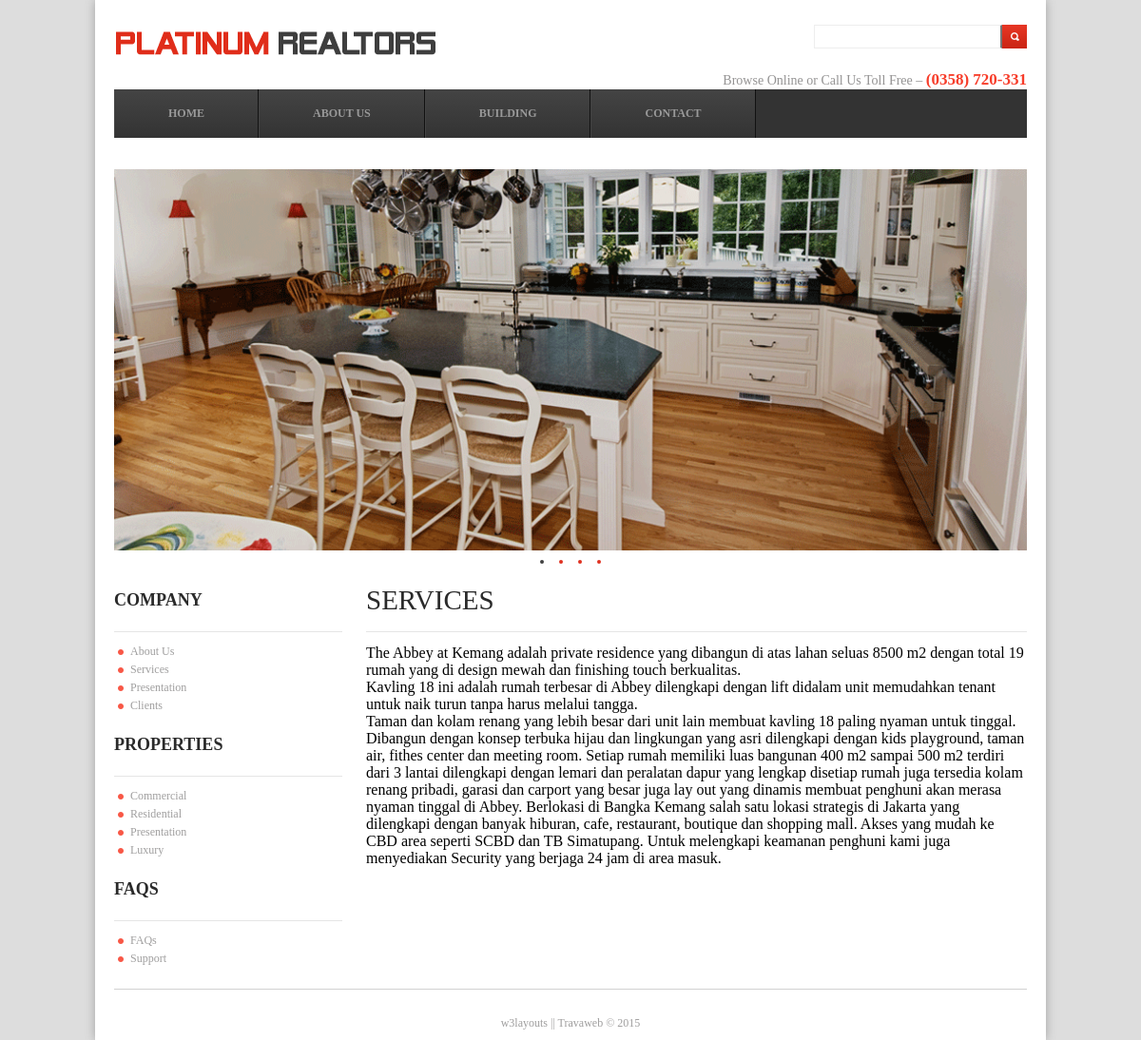
Page /halaman.php?read=services on the committed database.
### tables this page shows
CREATE TABLE IF NOT EXISTS `posting` (
  `id_posting` int(11) NOT NULL AUTO_INCREMENT,
  `email` varchar(122) NOT NULL,
  `judul` varchar(122) NOT NULL,
  `judul_seo` varchar(122) NOT NULL,
  `isi_posting` text NOT NULL,
  `id_kategori` int(11) NOT NULL,
  `lihat` int(11) NOT NULL,
  `tanggal` date NOT NULL,
  `gambar` varchar(1222) NOT NULL,
  `alamat` varchar(122) NOT NULL,
  `luas` varchar(1222) NOT NULL,
  `harga` varchar(122) NOT NULL,
  `tahun` varchar(122) NOT NULL,
  PRIMARY KEY (`id_posting`)
);

### web/view/view.php (the view, shortened to what this page needs)
<div class="gallery">
 <?php
$d=mysql_query("select * from posting where judul_seo='$_GET[read]'");
$r=mysql_fetch_array($d);
echo "
<h4>$r[judul]</h4>";
echo "<p>$r[isi_posting]</p>";
?>
 </div>

### web/css/style.css (style rules this page uses)
html,body,div,span,applet,object,iframe,h1,h2,h3,h4,h5,h6,p,blockquote,pre,a,abbr,acronym,address,big,cite,code,del,dfn,em,img,ins,kbd,q,s,samp,small,strike,strong,sub,sup,tt,var,b,u,i,dl,dt,dd,ol,nav ul,nav li,fieldset,form,label,legend,table,caption,tbody,tfoot,thead,tr,th,td,article,aside,canvas,details,embed,figure,figcaption,footer,header,hgroup,menu,nav,output,ruby,section,summary,time,mark,audio,video { margin:0;padding:0;border:0;font-size:100%;font:inherit;vertical-align:baseline; }
body { font-family: georgia,palatino; background-color:#EEEEEE; background: #ddd; -webkit-background-size: cover; -moz-background-size: cover; -o-background-size: cover; background-size: cover; }
.gallery { float:right; width: 695px; }
.gallery h4 { color: #2A2A2A; font-family: "Agency FB" georgia,palatino; font-weight: 300; font-size: 29px; text-transform: uppercase; line-height: 35px; padding: 15px 0px; letter-spacing: 0px; border-bottom: 1px solid #e5e5e5; margin-bottom: 13px; }

### rows in the picture
posting: judul "SERVICES", isi_posting "The Abbey at Kemang adalah private residence yang dibangun di atas lahan seluas 8500 m2 dengan total 19 rumah yang di design mewah dan finishing touch berkualitas. Kavling 18 ini adalah rumah terbesar di Abbey dilengkapi dengan lift didalam unit memudahkan tenant untuk naik turun tanpa harus melalui tangga. Taman dan kolam renang yang lebih besar dari unit lain membuat kavling 18 paling nyaman untuk tinggal. Dibangun dengan konsep terbuka hijau dan lingkungan yang asri dilengkapi dengan kids playground, taman air, fithes center dan meeting room. Setiap rumah memiliki luas bangunan 400 m2 sampai 500 m2 terdiri dari 3 lantai dilengkapi dengan lemari dan peralatan dapur yang lengkap disetiap…"
